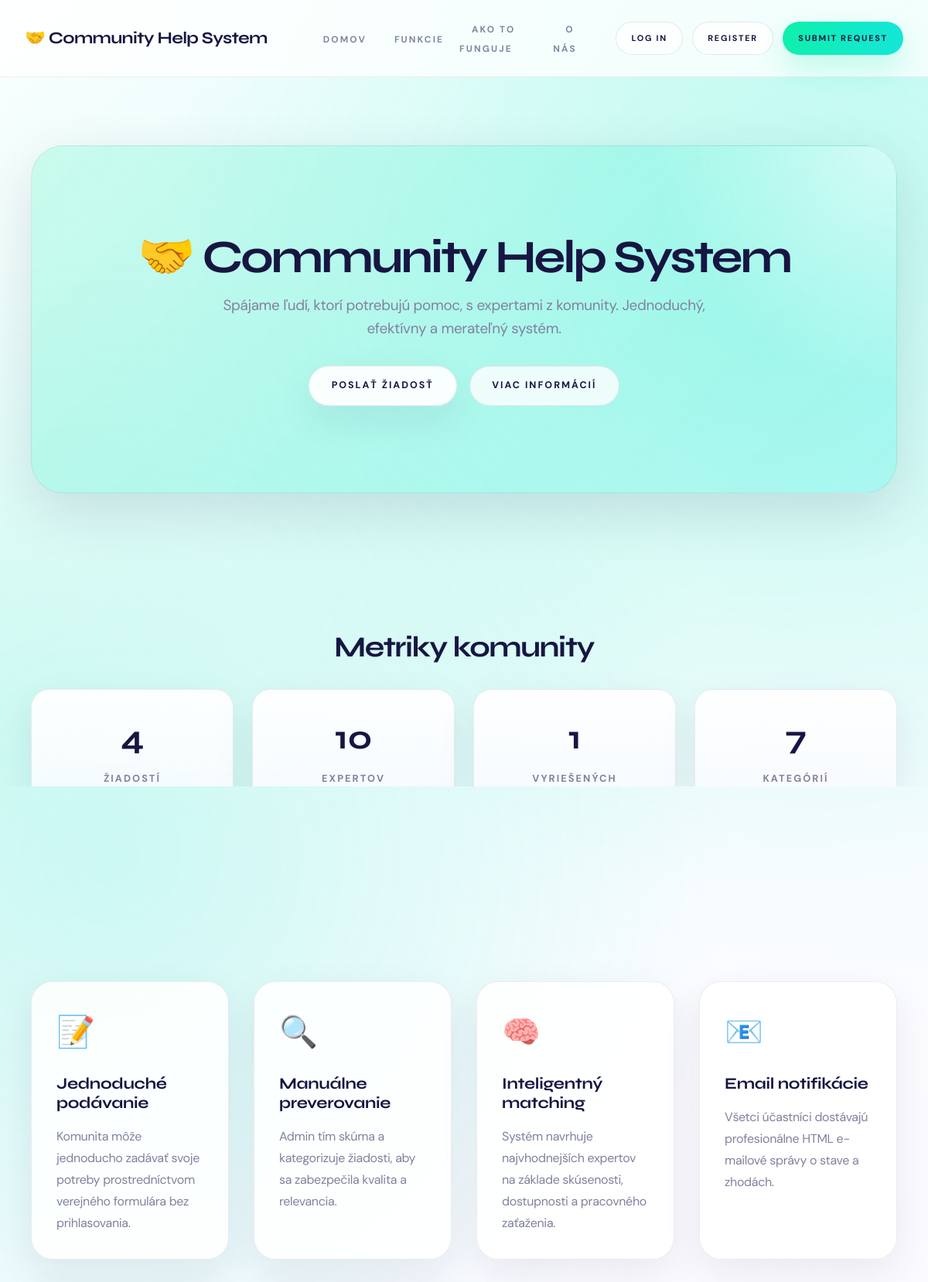
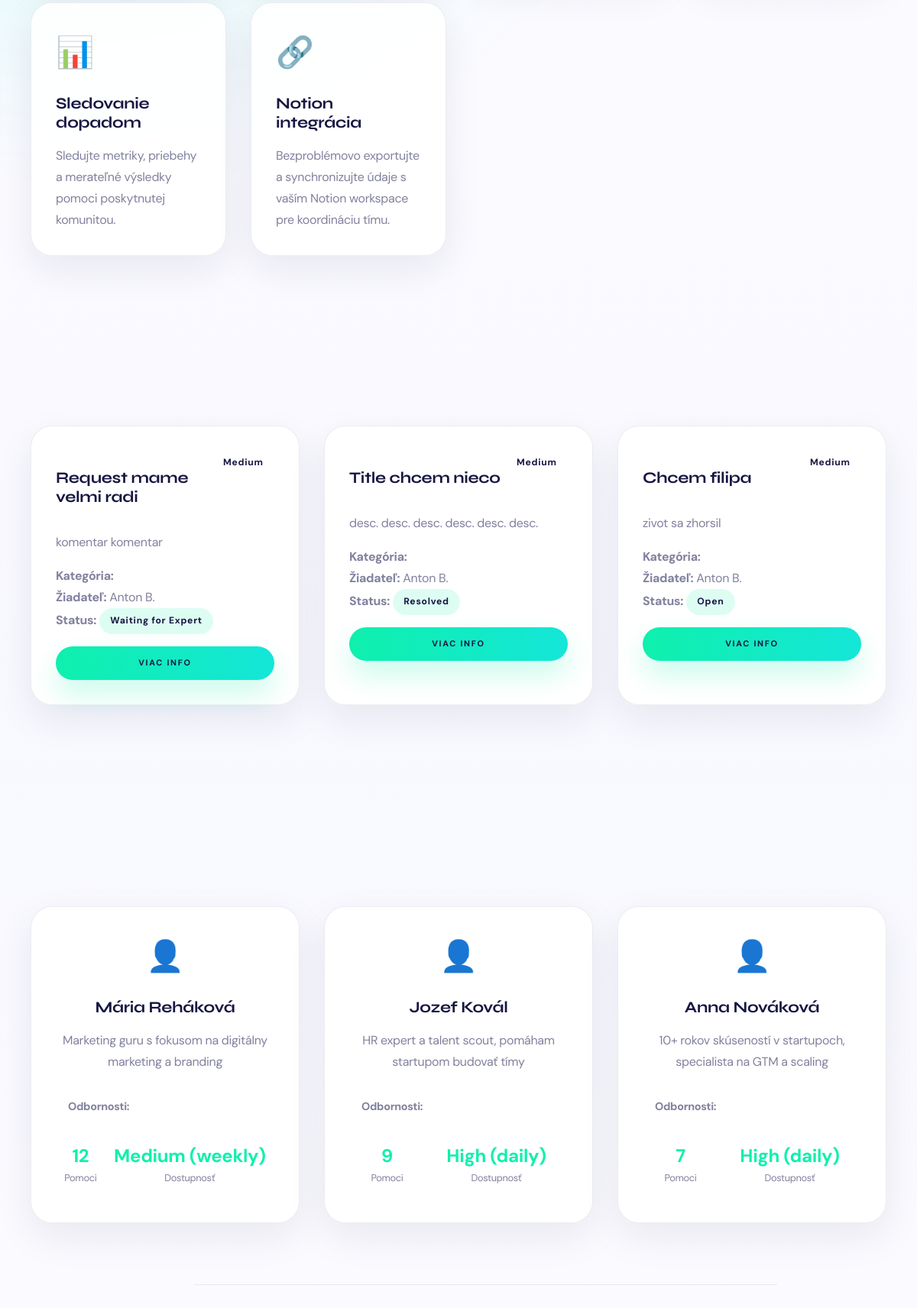
The page / (upper part) on the database its author committed (2 pictures, top to bottom).
### server/models.py (models this page shows, shortened)
class Request(models.Model):
    STATUS_CHOICES = [
        ('open', 'Open'),
        ('in_review', 'In Review'),
        ('waiting_expert', 'Waiting for Expert'),
        ('in_progress', 'In Progress'),
        ('resolved', 'Resolved'),
        ('rejected', 'Rejected'),
    ]
    PRIORITY_CHOICES = [
        ('low', 'Low'),
        ('medium', 'Medium'),
        ('high', 'High'),
        ('critical', 'Critical'),
    ]
    REQUESTER_TYPE_CHOICES = [
        ('corporate', 'Corporate'),
        ('startup', 'Startup'),
        ('investor', 'Investor'),
        ('service_provider', 'Service Provider'),
        ('community_member', 'Community Member'),
    ]
    EXPERIENCE_LEVEL_CHOICES = [
        ('junior', 'Junior'),
        ('mid', 'Mid'),
        ('senior', 'Senior'),
        ('lead', 'Lead'),
    ]
    title = models.CharField(max_length=200)
    description = models.TextField()
    is_corporate = models.BooleanField(default=False)
    company_name = models.CharField(max_length=255, blank=True)
    company_email = models.EmailField(blank=True)
    due_date = models.DateField(null=True, blank=True)
    target_skills = models.ManyToManyField(Skill, blank=True, related_name='target_requests')
    required_languages = models.ManyToManyField(Language, blank=True, related_name='required_by_requests')
    target_experience = models.CharField(max_length=20, choices=EXPERIENCE_LEVEL_CHOICES, blank=True)
    requester_name = models.CharField(max_length=200)
    requester_email = models.EmailField()
    requester_phone = models.CharField(max_length=20, blank=True)
    requester_type = models.CharField(
        max_length=20,
        choices=REQUESTER_TYPE_CHOICES,
        default='community_member'
    )
    category = models.ForeignKey(Category, on_delete=models.SET_NULL, null=True)
    priority = models.CharField(
        max_length=20,
        choices=PRIORITY_CHOICES,
        default='medium'
    )
    status = models.CharField(
        max_length=20,
        choices=STATUS_CHOICES,
        default='open'
    )
    value_score = models.IntegerField(
        default=5,
        help_text='Impact score (1-10)'
    )
    reviewed_by = models.ForeignKey(
        User,
        on_delete=models.SET_NULL,
        null=True,
        blank=True,
        related_name='reviewed_requests'
    )
    review_notes = models.TextField(blank=True)
    submitted_by = models.ForeignKey(
        User,
        on_delete=models.SET_NULL,
        null=True,
        blank=True,
        related_name='submitted_requests'
    )
    assigned_experts = models.ManyToManyField(
        Expert,
        blank=True,
        related_name='assigned_requests'
    )
    offered_experts = models.ManyToManyField(
        Expert,
        blank=True,
        related_name='offered_requests',
        help_text='Experts who offered to help but are not assigned yet'
    )
    created_at = models.DateTimeField(auto_now_add=True)
    updated_at = models.DateTimeField(auto_now=True)
    is_resolved_by_creator = models.BooleanField(
        default=False,
        help_text='Whether the request creator has marked this as resolved/done'
    )
    creator_resolved_at = models.DateTimeField(
        null=True,
        blank=True,
        help_text='Timestamp when creator marked the request as done'
    )
    completed_by_expert = models.ForeignKey(
        Expert,
        on_delete=models.SET_NULL,
        null=True,
        blank=True,
        related_name='completed_requests',
        help_text='Expert selected by creator as the one who completed this request'
    )
    resolved_at = models.DateTimeField(null=True, blank=True)
    resolution_notes = models.TextField(blank=True)
    class Meta:
        ordering = ['-created_at']

class Expert(models.Model):
    AVAILABILITY_CHOICES = [
        ('high', 'High (daily)'),
        ('medium', 'Medium (weekly)'),
        ('low', 'Low (occasional)'),
    ]
    user = models.OneToOneField(User, on_delete=models.CASCADE)
    bio = models.TextField(blank=True)
    skills = models.ManyToManyField(Skill, blank=True, related_name='experts')
    languages = models.ManyToManyField(Language, blank=True, related_name='experts')
    work_experience = models.TextField(blank=True, help_text='Work experience highlights')
    rating = models.FloatField(default=0.0, help_text='Average user rating (0-5)')
    rating_count = models.IntegerField(default=0, help_text='Number of ratings')
    availability = models.CharField(
        max_length=20,
        choices=AVAILABILITY_CHOICES,
        default='medium'
    )
    is_busy = models.BooleanField(default=False, help_text='Whether expert is currently assigned to an active task')
    karma_points = models.IntegerField(default=0, help_text='Karma points earned for completed help')
    help_provided = models.IntegerField(default=0, help_text='Number of help contributions')
    profile_image = models.ImageField(upload_to='experts/', blank=True)
    created_at = models.DateTimeField(auto_now_add=True)

### server/views.py (the view)
# urls.py: path('', views.index, name='index'),
def index(request):
    if request.user.is_authenticated:
        return redirect('dashboard')
    stats = {
        'total_requests': Request.objects.count(),
        'total_experts': Expert.objects.count(),
        'resolved_requests': Request.objects.filter(status='resolved').count(),
        'categories_count': Category.objects.count(),
    }
    recent_requests = Request.objects.all().order_by('-created_at')[:3]
    featured_experts = Expert.objects.all().order_by('-help_provided')[:3]
    return render(request, 'index.html', {
        'stats': stats,
        'recent_requests': recent_requests,
        'featured_experts': featured_experts,
    })

### server/templates/index.html (shortened to what this page needs)
{% extends "base.html" %}
{% block content %}
<div class="container">
    <section class="hero">
        <h1>🤝 Community Help System</h1>
        <p>Spájame ľudí, ktorí potrebujú pomoc, s expertami z komunity. Jednoduchý, efektívny a merateľný systém.</p>
        <div class="hero-buttons">
            <a href="{% url 'submit_request' %}" class="btn btn-primary-light">Poslať žiadosť</a>
            <a href="{% url 'features' %}" class="btn btn-outline">Viac informácií</a>
        </div>
    </section>
</div>
<div class="container section">
    <h2 class="text-center">Metriky komunity</h2>
    <div class="stats">
        <div class="stat-item">
            <div class="stat-number">{{ stats.total_requests }}</div>
            <div class="stat-label">Žiadostí</div>
        </div>
        <div class="stat-item">
            <div class="stat-number">{{ stats.total_experts }}</div>
            <div class="stat-label">Expertov</div>
        </div>
        <div class="stat-item">
            <div class="stat-number">{{ stats.resolved_requests }}</div>
            <div class="stat-label">Vyriešených</div>
        </div>
        <div class="stat-item">
            <div class="stat-number">{{ stats.categories_count }}</div>
            <div class="stat-label">Kategórií</div>
        </div>
    </div>
</div>
<div class="container section">
    <h2 class="text-center">Kľúčové vlastnosti</h2>
    <div class="grid grid-3">
        <div class="card fade-in">
            <div class="card-icon">📝</div>
            <h3>Jednoduché podávanie</h3>
            <p>Komunita môže jednoducho zadávať svoje potreby prostredníctvom verejného formulára bez prihlasovania.</p>
        </div>
        <div class="card fade-in">
            <div class="card-icon">🔍</div>
            <h3>Manuálne preverovanie</h3>
            <p>Admin tím skúma a kategorizuje žiadosti, aby sa zabezpečila kvalita a relevancia.</p>
        </div>
        <div class="card fade-in">
            <div class="card-icon">🧠</div>
            <h3>Inteligentný matching</h3>
            <p>Systém navrhuje najvhodnejších expertov na základe skúsenosti, dostupnosti a pracovného zaťaženia.</p>
        </div>
        <div class="card fade-in">
            <div class="card-icon">📧</div>
            <h3>Email notifikácie</h3>
            <p>Všetci účastníci dostávajú profesionálne HTML e-mailové správy o stave a zhodách.</p>
        </div>
        <div class="card fade-in">
            <div class="card-icon">📊</div>
            <h3>Sledovanie dopadom</h3>
            <p>Sledujte metriky, priebehy a merateľné výsledky pomoci poskytnutej komunitou.</p>
        </div>
        <div class="card fade-in">
            <div class="card-icon">🔗</div>
            <h3>Notion integrácia</h3>
            <p>Bezproblémovo exportujte a synchronizujte údaje s vaším Notion workspace pre koordináciu tímu.</p>
        </div>
    </div>
</div>
{% if recent_requests %}
<div class="container section">
    <h2 class="text-center">Nedávne žiadosti</h2>
    <div class="grid grid-2">
        {% for request in recent_requests %}
        <div class="card">
            <div style="display: flex; justify-content: space-between; align-items: start; margin-bottom: 1rem;">
                <h3>{{ request.title }}</h3>
                <span class="badge badge-{{ request.get_priority_display|lower }}">{{ request.get_priority_display }}</span>
            </div>
            <p class="text-muted">{{ request.description|truncatewords:20 }}</p>
            <div style="margin-top: 1rem;">
                <p><strong>Kategória:</strong> {{ request.get_category_display }}</p>
                <p><strong>Žiadateľ:</strong> {{ request.requester_name }}</p>
                <p><strong>Status:</strong> <span class="badge badge-primary">{{ request.get_status_display }}</span></p>
            </div>
            <a href="{% url 'request_detail' request.id %}" class="btn btn-primary btn-sm" style="margin-top: 1rem; width: 100%; text-align: center;">Viac info</a>
        </div>
        {% endfor %}
    </div>
</div>
{% endif %}
{% if featured_experts %}
<div class="container section">
    <h2 class="text-center">Najlepší experti</h2>
    <p class="text-center text-muted" style="margin-bottom: 2rem;">Experti s najviac poskytnutými pomocami</p>
    <div class="grid grid-3">
        {% for expert in featured_experts %}
        <div class="card">
            <div style="font-size: 2.5rem; text-align: center; margin-bottom: 1rem;">👤</div>
            <h3 style="text-align: center;">{{ expert.user.get_full_name }}</h3>
            <p class="text-muted" style="text-align: center; margin-bottom: 1rem;">{{ expert.bio }}</p>
            <div style="background: var(--primary-light); padding: 1rem; border-radius: 6px; margin: 1rem 0;">
                <p style="font-size: 0.9rem; color: var(--text-light);">
                    <strong>Odbornosti:</strong><br>
                </p>
            </div>
            <div style="display: flex; justify-content: space-around; text-align: center; margin: 1rem 0;">
                <div>
                    <div style="font-size: 1.5rem; font-weight: bold; color: var(--primary);">{{ expert.help_provided }}</div>
                    <div style="font-size: 0.8rem; color: var(--text-light);">Pomoci</div>
                </div>
                <div>
                    <div style="font-size: 1.5rem; font-weight: bold; color: var(--primary);">{{ expert.get_availability_display }}</div>
                    <div style="font-size: 0.8rem; color: var(--text-light);">Dostupnosť</div>
                </div>
            </div>
        </div>
        {% endfor %}
    </div>
</div>
{% endif %}
<div class="container section">
</div>
{% endblock %}

### rows shown on the page
Request: title "Request mame velmi radi", priority "Medium", description "komentar komentar", requester_name "Anton B.", status "Waiting for Expert"
Request: title "Title chcem nieco", priority "Medium", description "desc. desc. desc. desc. desc. desc.", requester_name "Anton B.", status "Resolved"
Request: title "Chcem filipa", priority "Medium", description "zivot sa zhorsil", requester_name "Anton B.", status "Open"
Expert: user.get_full_name "Mária Reháková", bio "Marketing guru s fokusom na digitálny marketing a branding", help_provided "12", availability "Medium (weekly)"
Expert: user.get_full_name "Jozef Kovál", bio "HR expert a talent scout, pomáham startupom budovať tímy", help_provided "9", availability "High (daily)"
Expert: user.get_full_name "Anna Nováková", bio "10+ rokov skúseností v startupoch, specialista na GTM a scaling", help_provided "7", availability "High (daily)"

### other values the page prints
{{ stats.total_requests }} "4"
{{ stats.total_experts }} "10"
{{ stats.resolved_requests }} "1"
{{ stats.categories_count }} "7"
